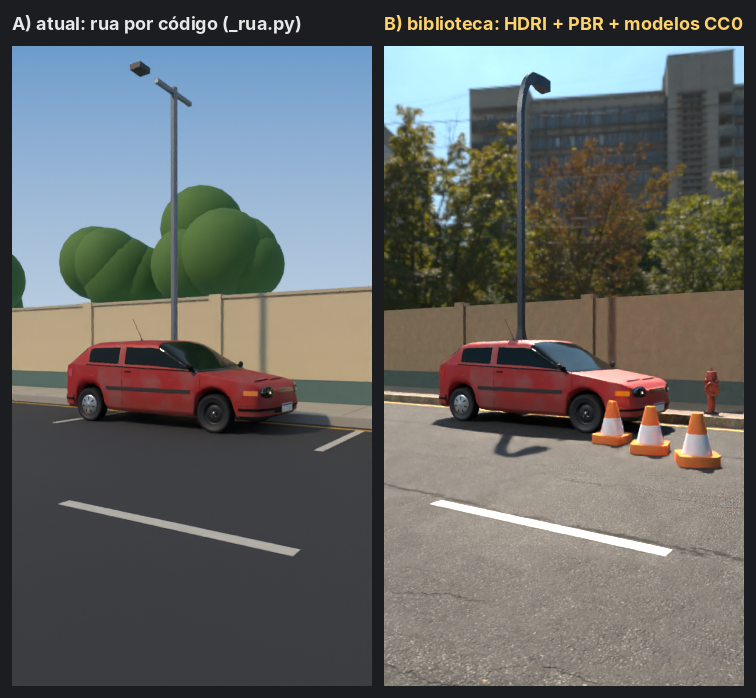

This figure's Python source:
"""Prova da biblioteca de assets: a MESMA rua (mesmo carro, mesma câmera) feita de dois jeitos, lado a lado.

  A) a rua atual por código (videos/calibrar_pneu/planos/_rua.py: R.rua + R.dia)
  B) a rua com a biblioteca (motor3d/biblioteca.py): HDRI de dia, asfalto PBR, calçada de concreto PBR, muro de
     reboco pintado PBR, poste/hidrante/caixa de luz do Poly Haven e cones do Kenney.

    ~/.venv-video/bin/python videos/_assets/prova_rua.py            # 360x640, 16 amostras (econômico)
    RES=576 AMOSTRAS=24 ~/.venv-video/bin/python videos/_assets/prova_rua.py
Saída: videos/_assets/prova_rua.png (as duas lado a lado, com rótulo).
"""
import os, sys, math, time
AQUI = os.path.dirname(os.path.abspath(__file__))
RAIZ = os.path.abspath(os.path.join(AQUI, "..", ".."))
sys.path.insert(0, os.path.join(RAIZ, "videos", "calibrar_pneu", "planos"))
sys.path.insert(0, os.path.join(RAIZ, "motor3d"))
import _rua as R            # traz comum (C), motor (mt), veiculos_antigos...
import bpy
import motor as mt
import biblioteca as bib

W = int(os.environ.get("RES", 360))
H = int(W * 16 / 9)
AMOSTRAS = int(os.environ.get("AMOSTRAS", 16))
TMP = os.path.join(AQUI, "_tmp")
os.makedirs(TMP, exist_ok=True)
CAM = dict(pos=(5.2, -4.6, 1.25), alvo=(0.2, 3.2, 0.95), lens=30)


def base():
    sc = mt.setup(1.0, samples=AMOSTRAS, res=(W, H))
    sc.cycles.max_bounces, sc.cycles.diffuse_bounces = 4, 2
    sc.render.threads_mode = "FIXED"          # econômico: há renders de vídeo rodando junto
    sc.render.threads = int(os.environ.get("THREADS", 2))
    return sc


def carro(M):
    c = R.carro(M, cor="vermelho")
    c["raiz"].location = (0, 2.95, 0)
    return c


def render(nome):
    sc = mt.scene
    sc.render.filepath = os.path.join(TMP, nome + ".png")
    t0 = time.time()
    bpy.ops.render.render(write_still=True)
    print(f"{nome}: {time.time() - t0:.1f}s", flush=True)
    return sc.render.filepath


# ------------------------------------------------------------- A) rua por código
def rua_codigo():
    sc = base()
    R.dia(sc, sol=(50, 0, -35))
    M = {}
    R.rua(M)
    carro(M)
    R.camera(CAM["pos"], CAM["alvo"], lens=CAM["lens"])
    return render("A_codigo")


# ------------------------------------------------------------- B) rua com a biblioteca
def rua_biblioteca(meio_fio=3.9, x0=-14, x1=14):
    sc = base()
    sc.view_settings.exposure = 0.0
    # HDRI de rua de dia: ilumina e aparece no fundo (prédios/árvores/céu reais)
    bib.hdri("wide_street_01", forca=1.0, rotacao=200)
    # sol de reforço alinhado ao HDRI, para sombra nítida do carro (o HDRI 1k/2k dá sombra mole)
    sol = bpy.data.lights.new("sol", "SUN")
    sol.energy, sol.angle = 1.6, math.radians(1.5)
    sol.color = (1.0, 0.93, 0.84)
    so = mt.link(bpy.data.objects.new("sol", sol))
    so.rotation_euler = (math.radians(50), 0, math.radians(-35))

    M = {}
    asf = bib.textura_pbr("asphalt_02", escala=3.0, tinta="#8C8C8C")     # escurece: asfalto de bairro
    calc = bib.textura_pbr("concrete_pavement", escala=1.6)
    mfio = bib.textura_pbr("concrete_floor_02", escala=1.0)
    muro = bib.textura_pbr("painted_plaster_wall", escala=2.0, tinta="#F1DDB4")
    barrado = bib.textura_pbr("painted_plaster_wall", escala=2.0, tinta="#7FA39F", nome_material="barrado")
    mt.box("asfalto", x0, x1, -30, meio_fio, -0.05, 0.0, asf)
    mt.box("meio_fio", x0, x1, meio_fio, meio_fio + 0.16, -0.05, 0.15, mfio)
    mt.box("calcada", x0, x1, meio_fio + 0.16, meio_fio + 2.2, -0.05, 0.13, calc)
    y = meio_fio + 2.2
    mt.box("muro", x0, x1, y, y + 0.2, 0.0, 2.4, muro)
    mt.box("barrado", x0, x1, y - 0.01, y, 0.0, 0.6, barrado)
    for xp in range(int(x0) + 1, int(x1), 4):
        mt.box(f"pilar{xp}", xp - 0.16, xp + 0.16, y - 0.06, y + 0.22, 0.0, 2.5, muro)
    # faixas pintadas (mesmas do código, para comparar só o material)
    tinta = R._m(M, "faixa", "#E6E2D6", rough=0.6)
    k = x0
    while k < x1:
        mt.box(f"faixa{k:.0f}", k, k + 2.0, -1.6, -1.48, 0.0, 0.003, tinta)
        k += 4.0
    mt.box("borda_am", x0, x1, meio_fio - 0.32, meio_fio - 0.22, 0.0, 0.003, R._m(M, "am", "#D9A21B", rough=0.6))

    # objetos de rua da biblioteca
    # poste de braço curvo (o mais parecido com o de rua brasileira): Kenney City Kit Roads, ~7 m de altura
    kr = os.path.join("kenney", "city_kit_roads", "Models", "GLB format")
    # (o low-poly ganha textura PBR de metal escovado e fica mais fino: escala x/y menor que z)
    metal = bib.textura_pbr("Metal009", escala=0.5, tinta="#9AA0A6", rugosidade=0.45)
    for xp in (-1.6, -11.0):
        p = bib.importar_modelo(os.path.join(kr, "light-curved.glb"), loc=(xp, meio_fio + 0.45, 0.13),
                                material=metal)
        d = bib.dimensoes(p)
        if d[2] > 0:
            s = 7.0 / d[2]
            p.scale = (s * 0.45, s * 0.45, s)
    bib.importar_modelo("fire_hydrant", sem="aged", centralizar=True, loc=(2.4, meio_fio + 0.55, 0.13),
                        rot=(0, 0, 20))
    bib.importar_modelo("utility_box_01", loc=(3.6, y - 0.3, 0.13), rot=(0, 0, 180))
    cone = os.path.join(kr, "construction-cone.glb")
    for i, (cx, cy) in enumerate(((1.9, 1.75), (2.6, 1.4), (3.3, 1.05))):
        c = bib.importar_modelo(cone, loc=(cx, cy, 0.0), rot=(0, 0, 15 * i))
        d = bib.dimensoes(c)
        if d[2] > 0:
            s = 0.55 / d[2]           # cone de trânsito ~55 cm
            c.scale = (s, s, s)
    carro(M)
    R.camera(CAM["pos"], CAM["alvo"], lens=CAM["lens"])
    return render("B_biblioteca")


def lado_a_lado(a, b, saida):
    from PIL import Image, ImageDraw, ImageFont
    ia, ib = Image.open(a).convert("RGB"), Image.open(b).convert("RGB")
    m, faixa = 12, 46
    out = Image.new("RGB", (ia.width * 2 + m * 3, ia.height + faixa + m), "#1b1d21")
    out.paste(ia, (m, faixa))
    out.paste(ib, (ia.width + m * 2, faixa))
    d = ImageDraw.Draw(out)
    try:
        f = ImageFont.truetype("/usr/share/fonts/opentype/inter/Inter-Bold.otf", 18)
    except OSError:
        f = ImageFont.load_default()
    d.text((m, 12), "A) atual: rua por código (_rua.py)", fill="#e8e8e8", font=f)
    d.text((ia.width + m * 2, 12), "B) biblioteca: HDRI + PBR + modelos CC0", fill="#ffd36b", font=f)
    out.save(saida)
    print("salvo:", saida)


if __name__ == "__main__":
    so = [x for x in sys.argv[1:] if x in ("A", "B")]
    a = os.path.join(TMP, "A_codigo.png") if so == ["B"] else rua_codigo()
    b = os.path.join(TMP, "B_biblioteca.png") if so == ["A"] else rua_biblioteca()
    lado_a_lado(a, b, os.path.join(AQUI, "prova_rua.png"))
